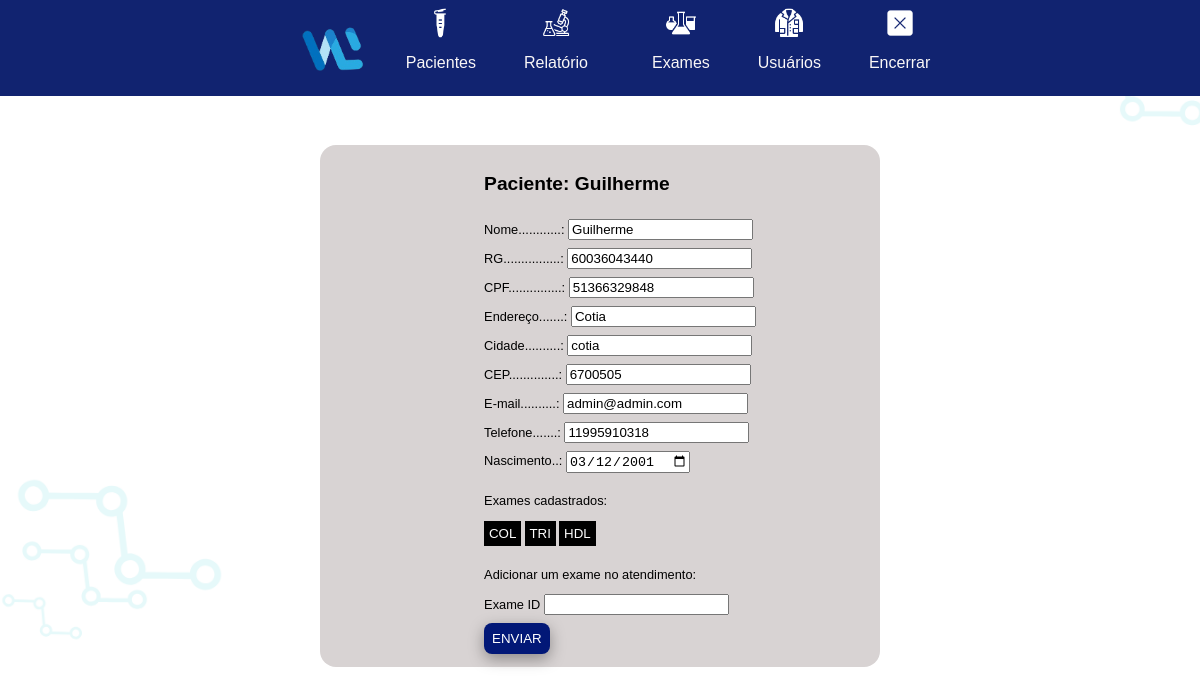
/editar_paciente.php?id=45 (signed in), run on the app's committed database.
### tables this page shows
CREATE TABLE `pacientes` (
  `ID` int(11) NOT NULL,
  `nome` varchar(100) NOT NULL,
  `email` varchar(100) NOT NULL,
  `endereco` varchar(100) NOT NULL,
  `CEP` int(50) DEFAULT NULL,
  `cidade` text DEFAULT NULL,
  `telefone` varchar(15) NOT NULL,
  `sexo` varchar(100) NOT NULL,
  `data` datetime DEFAULT NULL ON UPDATE current_timestamp(),
  `nascimento` date NOT NULL,
  `RG` varchar(100) DEFAULT NULL,
  `CPF` varchar(100) DEFAULT NULL
);

CREATE TABLE `pacientes_exames` (
  `id` int(11) NOT NULL,
  `paciente_id` int(11) NOT NULL,
  `exame_id` int(11) NOT NULL
);

CREATE TABLE `exames` (
  `exameid` int(11) NOT NULL,
  `codigo` varchar(3) NOT NULL,
  `descricao` longtext NOT NULL,
  `valor` int(15) DEFAULT NULL
);

### public/editar_paciente.php (the view, shortened to what this page needs)
<?php
include('../Control/conexao.php');
$id     = intval($_GET['id']);
$sql_cliente = "SELECT * FROM pacientes WHERE id = '$id'";
$query_cliente = $mysqli->query($sql_cliente) or die ($mysqli->error);
$cliente = $query_cliente->fetch_assoc();
$sql_exame = "SELECT * FROM pacientes_exames AS pacex
    INNER JOIN exames ON exames.exameid = pacex.exame_id WHERE pacex.paciente_id = '$id'";
$query_exames = $mysqli->query($sql_exame);
 ?>
<!DOCTYPE html>
<html lang="en">
<head>
</head>
<link rel="stylesheet" href="../estilos/style.css">
<link href="https://cdn.jsdelivr.net/npm/@sweetalert2/theme-dark@4/dark.css" rel="stylesheet">
<body>
    <header class="header">
        <nav>
            <ul class="list-header">
                <img class="img-worklab" src="../images/icons/worklab.png">
                <li>
                    <img class="img-icon"src="../images/icons/pacientes.png">
                    <a class="btn" href="listagem_pacientes.php">Pacientes</a>
                </li>
                <li>
                    <img class="img-icon" src="../images/icons/relatorio.png">
                    <a class="btn" href="relatorio_pacientes.php">Relatório</a>
                </li>
                <li>
                    <li>
                        <img class="img-icon" src="../images/icons/exames.png">
                        <a class="btn" href="listagem_exames.php">Exames</a>
                    </li>
                <li>
                    <img class="img-icon"src="../images/icons/usuario.png">
                    <a class="btn" href="listagem_usuarios.php">Usuários</a>
                </li>
                <li>
                    <img class="img-icon" src="../images/icons/encerrar.png">
                    <a class="btn" href="../modules/logout.php">Encerrar</a>
                </li>
            </ul>
        </nav>
    </header>
    <div class="container">
        <div class="att-infos">
            <form action="" method="POST">
                <ul>
                    <h2>Paciente: <?php echo $cliente['nome'];?></h2>
                    <li>
                        <label>Nome............: </label>
                        <input value="<?php echo $cliente['nome']; ?>" type="text" name="nome">
                    </li>
                    <li>
                        <label>RG................: </label>
                        <input value="<?php echo $cliente['RG']; ?>" placeholder="RG do paciente" type="text" name="RG">
                    </li>
                    <li>
                        <label>CPF...............: </label>
                        <input value="<?php echo $cliente['CPF']; ?>" placeholder="CPF do paciente" type="text"
                            name="CPF">
                    </li>
                    <li>
                        <label>Endereço.......:</label>
                        <input value="<?php echo $cliente['endereco']; ?>" type="text" name="endereco">
                    </li>
                    <li>
                        <label>Cidade..........:</label>
                        <input value="<?php if(!empty($cliente['cidade'])){ echo $cliente['cidade'];} ?>" type="text"
                            name="cidade">
                    </li>
                    <li>
                        <label>CEP..............:</label>
                        <input value="<?php if(!empty($cliente['CEP'])){ echo $cliente['CEP'];} ?>" type="text"
                            name="CEP">
                    </li>
                    <li>
                        <label>E-mail..........:</label>
                        <input value="<?php if(!empty($cliente['telefone'])){ echo ($cliente['email']);} ?>"
                            type="email" name="email">
                    </li>
                    <li>
                        <label>Telefone.......:</label>
                        <input value="<?php if(!empty($cliente['telefone'])){ echo $cliente['telefone'];} ?>"
                            placeholder="11988888888" type="text" name="telefone">
                    </li>
                    <li>
                        <label>Nascimento..:</label>
                        <input value="<?php if(!empty($cliente['nascimento'])){ echo $cliente['nascimento'];} ?>"
                            placeholder="dia/mês/ano" type="date" name="nascimento">
                    </li>
                    <div clas="exames-paciente">
                        <div>
                            <p>Exames cadastrados:</p>
                            <?php while($exames = $query_exames->fetch_assoc()){?>
                            <button class="remover-exame-paciente">
                                <a href="../modules/remover_exame_paciente.php?id=<?php echo $exames['id']?>">
                                    <?php echo $exames['codigo']?> </a>
                            </button> <?php }?>
                        </div>
                    </div>
                    <li>
                        <p>Adicionar um exame no atendimento:</p>
                        <label>Exame ID</label>
                        <input type="text" name="id_exame">
                    </li>
                    <button class="btn-cadastro" type="submit">Enviar</button>
                </ul>
            </form>
        </div>
    </div>
</body>
</html>

### estilos/style.css (style rules this page uses)
body { margin: 0; padding: 0; font-family: 'Lucida Sans', 'Lucida Sans Regular', 'Lucida Grande', 'Lucida Sans Unicode', Geneva, Verdana, sans-serif; background-image: url(../images/background.png); background-repeat: no-repeat; background-size: cover; background-position: center; }
.header { background-color: #112370; height: 6rem; display: grid; justify-content: center; align-items: center; margin-bottom: 30px; box-shadow: 0 10px 50px 0 rgba(0, 0, 0, 0); }
.list-header { display: flex; justify-content: center; align-items: center; gap: 1rem; list-style: none; height: 1rem; }
.img-icon { width: 30px; height: 30px; }
.list-header li { display: grid; align-items: center; justify-items: center; grid-template-columns: 1fr; height: 5rem; }
.list-header a { text-decoration: none; color: rgb(250, 247, 247); padding: 1rem; }
.btn-cadastro { justify-self: start; padding: 0.5rem; color: white; text-transform: uppercase; border-radius: 0.5rem; border: none; background-color: #021877; box-shadow: rgba(0, 0, 0, 0.35) 0px 5px 15px; cursor: pointer; }
.container { display: grid; align-items: center; justify-content: center; height: 70vh; }
.att-infos { display: grid; justify-content: center; background-color: #d8d3d3; width: 35rem; border-radius: 1rem; font-size: 0.8rem; }
.att-infos a { text-decoration: none; color: rgb(253, 253, 253); }
.att-infos li { list-style: none; border: none; }
.att-infos ul { display: grid; gap: 0.5rem; }
.remover-exame-paciente { border: none; padding: 0.3rem; background-color: black; }
.img-worklab { width: 80px; height: 80px; }

### data on the page
pacientes: nome "Guilherme", RG "60036043440", CPF "51366329848", endereco "Cotia", cidade "cotia", CEP "6700505", email "admin@admin.com", telefone "11995910318", nascimento "03/12/2001"
pacientes_exames: exame.codigo "COL"
pacientes_exames: exame.codigo "TRI"
pacientes_exames: exame.codigo "HDL"
